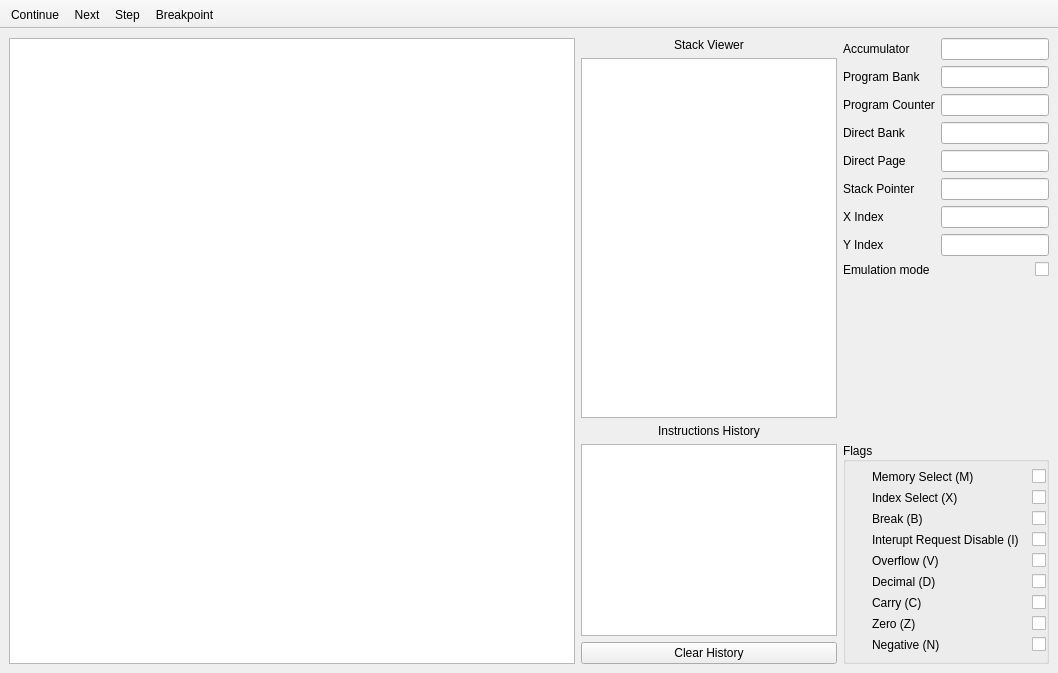
<?xml version="1.0" encoding="UTF-8"?>
<ui version="4.0">
 <class>CPUView</class>
 <widget class="QMainWindow" name="CPUView">
  <property name="geometry">
   <rect>
    <x>0</x>
    <y>0</y>
    <width>1058</width>
    <height>673</height>
   </rect>
  </property>
  <property name="windowTitle">
   <string>CPU's Debugger</string>
  </property>
  <property name="windowIcon">
   <iconset resource="../resources/appResources.qrc">
    <normaloff>:/resources/Logo.png</normaloff>:/resources/Logo.png</iconset>
  </property>
  <property name="autoFillBackground">
   <bool>false</bool>
  </property>
  <widget class="QWidget" name="centralwidget">
   <layout class="QGridLayout" name="gridLayout_3">
    <item row="0" column="0" rowspan="3">
     <widget class="QTableView" name="disassembly">
      <property name="sizePolicy">
       <sizepolicy hsizetype="Expanding" vsizetype="Expanding">
        <horstretch>1</horstretch>
        <verstretch>0</verstretch>
       </sizepolicy>
      </property>
      <property name="styleSheet">
       <string notr="true"/>
      </property>
      <property name="selectionMode">
       <enum>QAbstractItemView::ExtendedSelection</enum>
      </property>
      <property name="selectionBehavior">
       <enum>QAbstractItemView::SelectRows</enum>
      </property>
      <property name="showGrid">
       <bool>false</bool>
      </property>
      <property name="gridStyle">
       <enum>Qt::NoPen</enum>
      </property>
      <attribute name="horizontalHeaderVisible">
       <bool>false</bool>
      </attribute>
      <attribute name="horizontalHeaderHighlightSections">
       <bool>false</bool>
      </attribute>
     </widget>
    </item>
    <item row="0" column="1">
     <layout class="QGridLayout" name="gridLayout_2">
      <item row="1" column="0">
       <widget class="QTableView" name="stackView">
        <attribute name="horizontalHeaderVisible">
         <bool>false</bool>
        </attribute>
       </widget>
      </item>
      <item row="0" column="0">
       <widget class="QLabel" name="label">
        <property name="text">
         <string>Stack Viewer</string>
        </property>
        <property name="alignment">
         <set>Qt::AlignCenter</set>
        </property>
       </widget>
      </item>
     </layout>
    </item>
    <item row="0" column="2" rowspan="2">
     <layout class="QFormLayout" name="formLayout">
      <item row="0" column="0">
       <widget class="QLabel" name="accumulatorLabel">
        <property name="text">
         <string>Accumulator</string>
        </property>
       </widget>
      </item>
      <item row="0" column="1">
       <widget class="QLineEdit" name="accumulatorLineEdit">
        <property name="text">
         <string/>
        </property>
       </widget>
      </item>
      <item row="1" column="0">
       <widget class="QLabel" name="programBankRegisterLabel">
        <property name="text">
         <string>Program Bank</string>
        </property>
       </widget>
      </item>
      <item row="1" column="1">
       <widget class="QLineEdit" name="programBankRegisterLineEdit"/>
      </item>
      <item row="2" column="0">
       <widget class="QLabel" name="programCounterLabel">
        <property name="text">
         <string>Program Counter</string>
        </property>
       </widget>
      </item>
      <item row="2" column="1">
       <widget class="QLineEdit" name="programCounterLineEdit"/>
      </item>
      <item row="3" column="0">
       <widget class="QLabel" name="directBankLabel">
        <property name="text">
         <string>Direct Bank</string>
        </property>
       </widget>
      </item>
      <item row="3" column="1">
       <widget class="QLineEdit" name="directBankLineEdit"/>
      </item>
      <item row="4" column="0">
       <widget class="QLabel" name="directPageLabel">
        <property name="text">
         <string>Direct Page</string>
        </property>
       </widget>
      </item>
      <item row="4" column="1">
       <widget class="QLineEdit" name="directPageLineEdit"/>
      </item>
      <item row="5" column="0">
       <widget class="QLabel" name="stackPointerLabel">
        <property name="text">
         <string>Stack Pointer</string>
        </property>
       </widget>
      </item>
      <item row="5" column="1">
       <widget class="QLineEdit" name="stackPointerLineEdit"/>
      </item>
      <item row="6" column="0">
       <widget class="QLabel" name="xIndexLabel">
        <property name="text">
         <string>X Index</string>
        </property>
       </widget>
      </item>
      <item row="6" column="1">
       <widget class="QLineEdit" name="xIndexLineEdit"/>
      </item>
      <item row="7" column="0">
       <widget class="QLabel" name="yIndexLabel">
        <property name="text">
         <string>Y Index</string>
        </property>
       </widget>
      </item>
      <item row="7" column="1">
       <widget class="QLineEdit" name="yIndexLineEdit"/>
      </item>
      <item row="8" column="0">
       <widget class="QLabel" name="emulationModeLabel">
        <property name="text">
         <string>Emulation mode</string>
        </property>
       </widget>
      </item>
      <item row="8" column="1">
       <widget class="QCheckBox" name="emulationModeCheckBox">
        <property name="layoutDirection">
         <enum>Qt::RightToLeft</enum>
        </property>
        <property name="checkable">
         <bool>true</bool>
        </property>
       </widget>
      </item>
     </layout>
    </item>
    <item row="1" column="1" rowspan="2">
     <layout class="QGridLayout" name="gridLayout">
      <item row="0" column="0">
       <widget class="QLabel" name="loggerLabel">
        <property name="text">
         <string>Instructions History</string>
        </property>
        <property name="alignment">
         <set>Qt::AlignCenter</set>
        </property>
       </widget>
      </item>
      <item row="2" column="0">
       <widget class="QPushButton" name="clear">
        <property name="text">
         <string>Clear History</string>
        </property>
       </widget>
      </item>
      <item row="1" column="0">
       <widget class="QTableView" name="history"/>
      </item>
     </layout>
    </item>
    <item row="2" column="2">
     <widget class="QGroupBox" name="formGroupBox">
      <property name="title">
       <string>Flags</string>
      </property>
      <property name="alignment">
       <set>Qt::AlignLeading|Qt::AlignLeft|Qt::AlignVCenter</set>
      </property>
      <property name="flat">
       <bool>false</bool>
      </property>
      <property name="checkable">
       <bool>false</bool>
      </property>
      <layout class="QFormLayout" name="formLayout_2">
       <property name="sizeConstraint">
        <enum>QLayout::SetDefaultConstraint</enum>
       </property>
       <property name="labelAlignment">
        <set>Qt::AlignLeading|Qt::AlignLeft|Qt::AlignVCenter</set>
       </property>
       <property name="formAlignment">
        <set>Qt::AlignLeading|Qt::AlignLeft|Qt::AlignTop</set>
       </property>
       <property name="leftMargin">
        <number>26</number>
       </property>
       <property name="topMargin">
        <number>7</number>
       </property>
       <property name="rightMargin">
        <number>0</number>
       </property>
       <item row="0" column="0">
        <widget class="QLabel" name="negativeLabel">
         <property name="text">
          <string>Memory Select (M)</string>
         </property>
        </widget>
       </item>
       <item row="0" column="1">
        <widget class="QCheckBox" name="mCheckbox">
         <property name="layoutDirection">
          <enum>Qt::RightToLeft</enum>
         </property>
        </widget>
       </item>
       <item row="1" column="0">
        <widget class="QLabel" name="zeroLabel">
         <property name="text">
          <string>Index Select (X)</string>
         </property>
        </widget>
       </item>
       <item row="1" column="1">
        <widget class="QCheckBox" name="xCheckbox">
         <property name="layoutDirection">
          <enum>Qt::RightToLeft</enum>
         </property>
        </widget>
       </item>
       <item row="3" column="0">
        <widget class="QLabel" name="carryLabel">
         <property name="text">
          <string>Interupt Request Disable (I)</string>
         </property>
        </widget>
       </item>
       <item row="3" column="1">
        <widget class="QCheckBox" name="iCheckbox">
         <property name="layoutDirection">
          <enum>Qt::RightToLeft</enum>
         </property>
        </widget>
       </item>
       <item row="4" column="0">
        <widget class="QLabel" name="Overflow">
         <property name="text">
          <string>Overflow (V)</string>
         </property>
        </widget>
       </item>
       <item row="4" column="1">
        <widget class="QCheckBox" name="vCheckbox">
         <property name="layoutDirection">
          <enum>Qt::RightToLeft</enum>
         </property>
        </widget>
       </item>
       <item row="5" column="0">
        <widget class="QLabel" name="decimalLabel">
         <property name="text">
          <string>Decimal (D)</string>
         </property>
        </widget>
       </item>
       <item row="5" column="1">
        <widget class="QCheckBox" name="dCheckbox">
         <property name="layoutDirection">
          <enum>Qt::RightToLeft</enum>
         </property>
        </widget>
       </item>
       <item row="6" column="0">
        <widget class="QLabel" name="memoryAccumulatorSelectLabel">
         <property name="text">
          <string>Carry (C)</string>
         </property>
        </widget>
       </item>
       <item row="6" column="1">
        <widget class="QCheckBox" name="cCheckbox">
         <property name="layoutDirection">
          <enum>Qt::RightToLeft</enum>
         </property>
        </widget>
       </item>
       <item row="7" column="0">
        <widget class="QLabel" name="indeXSelectLabel">
         <property name="text">
          <string>Zero (Z)</string>
         </property>
        </widget>
       </item>
       <item row="8" column="0">
        <widget class="QLabel" name="irqDisableLabel">
         <property name="text">
          <string>Negative (N)</string>
         </property>
        </widget>
       </item>
       <item row="8" column="1">
        <widget class="QCheckBox" name="nCheckbox">
         <property name="layoutDirection">
          <enum>Qt::RightToLeft</enum>
         </property>
        </widget>
       </item>
       <item row="7" column="1">
        <widget class="QCheckBox" name="zCheckbox">
         <property name="layoutDirection">
          <enum>Qt::RightToLeft</enum>
         </property>
        </widget>
       </item>
       <item row="2" column="0">
        <widget class="QLabel" name="breakBLabel">
         <property name="text">
          <string>Break (B)</string>
         </property>
        </widget>
       </item>
       <item row="2" column="1">
        <widget class="QCheckBox" name="bCheckbox">
         <property name="layoutDirection">
          <enum>Qt::RightToLeft</enum>
         </property>
        </widget>
       </item>
      </layout>
     </widget>
    </item>
   </layout>
  </widget>
  <widget class="QToolBar" name="toolBar">
   <property name="minimumSize">
    <size>
     <width>0</width>
     <height>0</height>
    </size>
   </property>
   <property name="windowTitle">
    <string>toolBar</string>
   </property>
   <property name="movable">
    <bool>false</bool>
   </property>
   <property name="toolButtonStyle">
    <enum>Qt::ToolButtonTextBesideIcon</enum>
   </property>
   <property name="floatable">
    <bool>true</bool>
   </property>
   <attribute name="toolBarArea">
    <enum>TopToolBarArea</enum>
   </attribute>
   <attribute name="toolBarBreak">
    <bool>false</bool>
   </attribute>
   <addaction name="actionPause"/>
   <addaction name="actionNext"/>
   <addaction name="actionStep"/>
   <addaction name="actionBreakpoint"/>
  </widget>
  <action name="actionPause">
   <property name="icon">
    <iconset resource="../resources/appResources.qrc">
     <normaloff>:/resources/icons/play.svg</normaloff>:/resources/icons/play.svg</iconset>
   </property>
   <property name="text">
    <string>Continue</string>
   </property>
   <property name="toolTip">
    <string>Pause or Resume instruction execution.</string>
   </property>
   <property name="shortcut">
    <string>C</string>
   </property>
  </action>
  <action name="actionStep">
   <property name="icon">
    <iconset resource="../resources/appResources.qrc">
     <normaloff>:/resources/icons/step.svg</normaloff>:/resources/icons/step.svg</iconset>
   </property>
   <property name="text">
    <string>Step</string>
   </property>
   <property name="toolTip">
    <string>Execute a single instruction</string>
   </property>
   <property name="shortcut">
    <string>S</string>
   </property>
  </action>
  <action name="actionNext">
   <property name="icon">
    <iconset resource="../resources/appResources.qrc">
     <normaloff>:/resources/icons/continue.svg</normaloff>:/resources/icons/continue.svg</iconset>
   </property>
   <property name="text">
    <string>Next</string>
   </property>
   <property name="toolTip">
    <string>Continue execution to the next line.</string>
   </property>
   <property name="shortcut">
    <string>N</string>
   </property>
  </action>
  <action name="actionBreakpoint">
   <property name="icon">
    <iconset resource="../resources/appResources.qrc">
     <normaloff>:/resources/icons/breakpoint.svg</normaloff>:/resources/icons/breakpoint.svg</iconset>
   </property>
   <property name="text">
    <string>Breakpoint</string>
   </property>
   <property name="toolTip">
    <string>Create a new custom breakpoint</string>
   </property>
   <property name="shortcut">
    <string>B</string>
   </property>
  </action>
 </widget>
 <resources>
  <include location="../resources/appResources.qrc"/>
 </resources>
 <connections/>
</ui>
